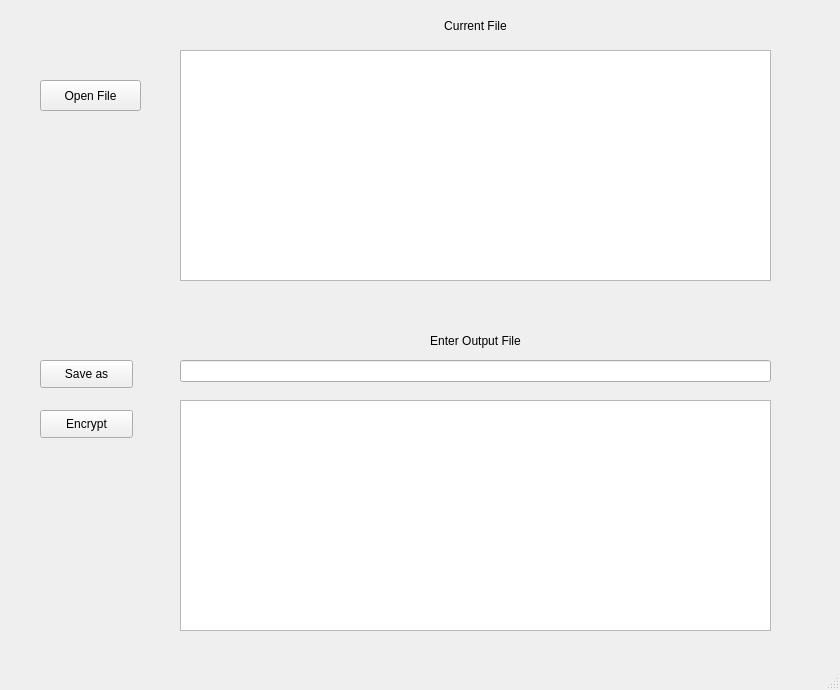
<?xml version="1.0" encoding="UTF-8"?>
<ui version="4.0">
 <class>WorkArea</class>
 <widget class="QMainWindow" name="WorkArea">
  <property name="geometry">
   <rect>
    <x>0</x>
    <y>0</y>
    <width>840</width>
    <height>690</height>
   </rect>
  </property>
  <property name="windowTitle">
   <string>MainWindow</string>
  </property>
  <widget class="QWidget" name="centralwidget">
   <widget class="QPushButton" name="fileopenbutton">
    <property name="geometry">
     <rect>
      <x>40</x>
      <y>80</y>
      <width>101</width>
      <height>31</height>
     </rect>
    </property>
    <property name="text">
     <string>Open File</string>
    </property>
   </widget>
   <widget class="QPushButton" name="encryptbutton">
    <property name="geometry">
     <rect>
      <x>40</x>
      <y>410</y>
      <width>93</width>
      <height>28</height>
     </rect>
    </property>
    <property name="text">
     <string>Encrypt</string>
    </property>
   </widget>
   <widget class="QPlainTextEdit" name="readwindow">
    <property name="geometry">
     <rect>
      <x>180</x>
      <y>50</y>
      <width>591</width>
      <height>231</height>
     </rect>
    </property>
   </widget>
   <widget class="QPlainTextEdit" name="encryptionwindow">
    <property name="geometry">
     <rect>
      <x>180</x>
      <y>400</y>
      <width>591</width>
      <height>231</height>
     </rect>
    </property>
   </widget>
   <widget class="QPushButton" name="saveasbutton">
    <property name="geometry">
     <rect>
      <x>40</x>
      <y>360</y>
      <width>93</width>
      <height>28</height>
     </rect>
    </property>
    <property name="text">
     <string>Save as</string>
    </property>
   </widget>
   <widget class="QLabel" name="currentreadfile">
    <property name="geometry">
     <rect>
      <x>180</x>
      <y>10</y>
      <width>591</width>
      <height>31</height>
     </rect>
    </property>
    <property name="text">
     <string>Current File</string>
    </property>
    <property name="alignment">
     <set>Qt::AlignCenter</set>
    </property>
   </widget>
   <widget class="QLineEdit" name="outfilename">
    <property name="geometry">
     <rect>
      <x>180</x>
      <y>360</y>
      <width>591</width>
      <height>22</height>
     </rect>
    </property>
   </widget>
   <widget class="QLabel" name="outfileinstructions">
    <property name="geometry">
     <rect>
      <x>180</x>
      <y>320</y>
      <width>591</width>
      <height>41</height>
     </rect>
    </property>
    <property name="text">
     <string>Enter Output File</string>
    </property>
    <property name="alignment">
     <set>Qt::AlignCenter</set>
    </property>
   </widget>
  </widget>
  <widget class="QMenuBar" name="menubar">
   <property name="geometry">
    <rect>
     <x>0</x>
     <y>0</y>
     <width>840</width>
     <height>26</height>
    </rect>
   </property>
  </widget>
  <widget class="QStatusBar" name="statusbar"/>
 </widget>
 <resources/>
 <connections/>
</ui>
